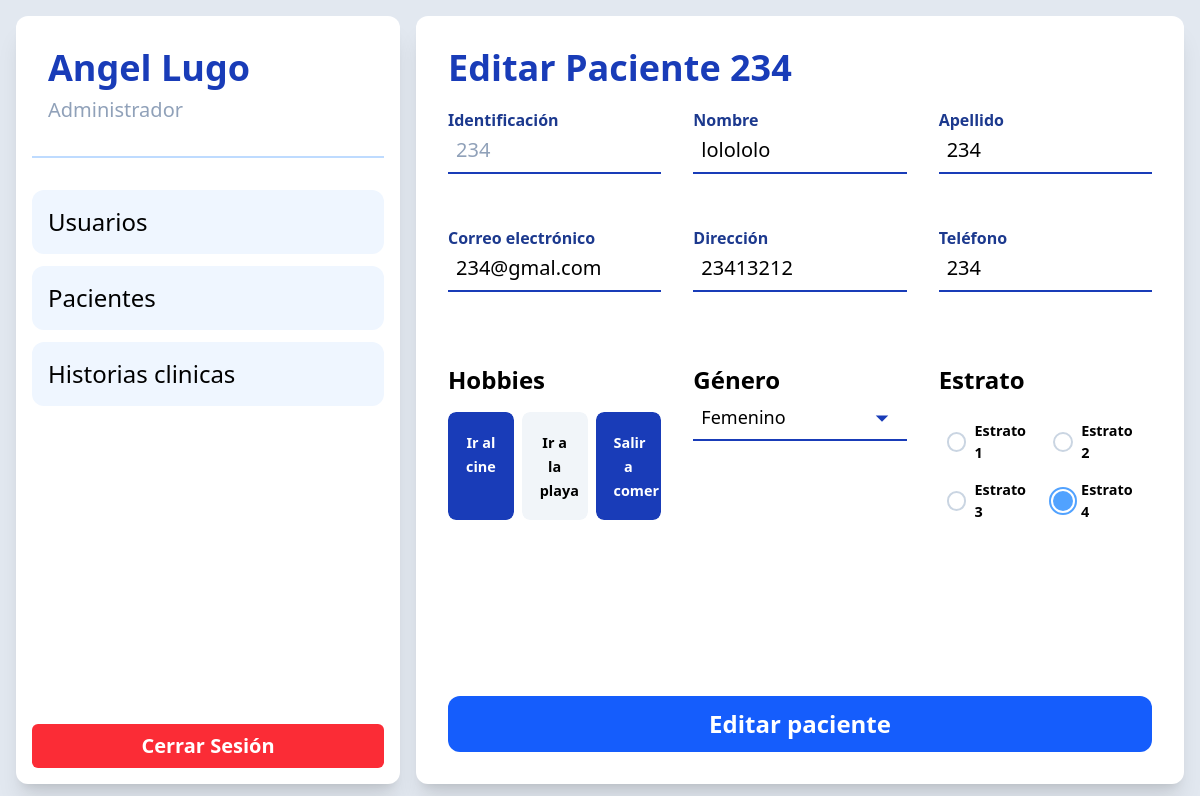
The page /pages/mainPage.php?page=editPatient&patient=234 (signed in) on the database its author committed.
### tables this page shows
CREATE TABLE `hobbies` (
  `hob_id` int(11) NOT NULL,
  `hob_nombre` varchar(30) NOT NULL
);

CREATE TABLE `estratos` (
  `estr_id` int(11) NOT NULL,
  `estr_nombre` varchar(30) NOT NULL
);

### logic/php/functions.php (called while the page is built, shortened)
<?php
function getPatientById($conn, $patientId)
{
  $get_patient = $conn->prepare("SELECT * FROM pacientes INNER JOIN generos ON pacientes.gen_id = generos.gen_id INNER JOIN estratos ON pacientes.estr_id = estratos.estr_id WHERE pac_id = :patient_id");
  $get_patient->bindParam(':patient_id', $patientId, PDO::PARAM_INT);
  if ($get_patient->execute()) {
    return $get_patient->fetch(PDO::FETCH_ASSOC);
  }
  return null;
}
function getAllHobbies($conn)
{
  $get_hobbies = $conn->prepare("SELECT * FROM hobbies");
  if ($get_hobbies->execute()) {
    return $get_hobbies->fetchAll(PDO::FETCH_ASSOC);
  }
  return null;
}
function getAllStratums($conn)
{
  $get_stratums = $conn->prepare("SELECT * FROM estratos");
  if ($get_stratums->execute()) {
    return $get_stratums->fetchAll(PDO::FETCH_ASSOC);
  }
  return null;
}
function getAllGenders($conn)
{
  $get_genders = $conn->prepare("SELECT * FROM generos");
  if ($get_genders->execute()) {
    return $get_genders->fetchAll(PDO::FETCH_ASSOC);
  }
  return null;
}

### pages/editPatient.php (the view, shortened to what this page needs)
<?php
$patientId = $_GET['patient'] ?? null;
$patient = getPatientById($conn, $patientId);
$hobbies = getAllHobbies($conn);
$estratums = getAllStratums($conn);
$genders = getAllGenders($conn);
?>
<section class="h-full flex-grow p-8 bg-white rounded-xl flex flex-col gap-10 shadow-xl z-10">
  <h1 class="text-4xl font-bold text-blue-800">Editar Paciente <?= $patientId ?></h1>
  <form id="createPatient_form" class="h-full flex flex-col justify-between">
    <div class="grid grid-cols-3 gap-8">
      <?php
      $fields = [
        ["name", "Nombre", "text", $patient['pac_nombre']],
        ["surname", "Apellido", "text", $patient['pac_apellido']],
        ["email", "Correo electrónico", "email", $patient['pac_correo']],
        ["address", "Dirección", "text", $patient['pac_direccion']],
        ["phone", "Teléfono", "tel", $patient['pac_telefono']]
      ];
      ?>
      <div class="flex flex-col relative mb-10">
        <input type="text" id="id" placeholder="" class="input text-slate-400" value="<?= $patientId ?>" disabled>
        <label for="id" class="label">Identificación</label>
      </div>
      <?php foreach ($fields as [$id, $label, $type, $value]) { ?>
        <div class="flex flex-col relative mb-10">
          <input type="<?= $type ?>" id="<?= $id ?>" name="<?= $id ?>" placeholder="" class="input" value="<?= $value ?>">
          <label for="<?= $id ?>" class="label"><?= $label ?></label>
        </div>
      <?php } ?>
      <div class="flex flex-col gap-2">
        <span class="text-2xl font-semibold">Hobbies</span>
        <div class="grid grid-cols-3 gap-2 mt-2">
          <?php foreach ($hobbies as $hobbie) { ?>
            <label class="flex flex-col text-center justify-start items-center gap-2 cursor-pointer relative rounded-lg overflow-hidden">
              <div class="p-4 w-full h-full rounded-lg bg-slate-100 border-2 border-transparent hover:border-blue-800 hover:text-blue-800 hover:peer-checked:bg-transparent peer-checked:bg-blue-800 peer-checked:text-white peer-checked:shadow-xl transition-all">
                <span class="text-[clamp(.8rem,1.2vw,1.3rem)] font-semibold xl:font-bold z-20"><?= htmlspecialchars($hobbie['hob_nombre']) ?></span>
              </div>
            </label>
          <?php } ?>
        </div>
      </div>
      <div class="flex flex-col">
        <label for="gender" class="text-2xl font-semibold">Género</label>
        <select
          name="gender"
          id="gender"
          class="text-[clamp(.8rem,1.5vw,1.5rem)] appearance-none bg-transparent p-2 border-b-2 cursor-pointer outline-none transition-all border-blue-800 focus:border-blue-400">
          <?php foreach ($genders as $gender) { ?>
            <option
              value="<?= htmlspecialchars($gender['gen_id']) ?>"
              class="bg-transparent hover:bg-slate-400/50 cursor-pointer"
              <?= ($patient['gen_id'] === $gender['gen_id']) ? 'selected' : '' ?>>
              <?= htmlspecialchars($gender['gen_nombre']) ?>
            </option>
          <?php } ?>
        </select>
      </div>
      <div class="flex flex-col gap-2">
        <span class="text-2xl font-semibold">Estrato</span>
        <div class="grid grid-cols-2 gap-4 mt-2 p-2">
          <?php foreach ($estratums as $estr) { ?>
            <label class="flex items-center gap-2 cursor-pointer">
              <div class="w-5 h-5 border-2 border-slate-300 rounded-full grid place-content-center outline-offset-2 peer-checked:outline-2 peer-checked:outline-blue-400 peer-checked:bg-blue-400 peer-checked:border-none"></div>
              <span class="text-[clamp(.8rem,1.2vw,2rem)] font-semibold"><?= htmlspecialchars($estr['estr_nombre']) ?></span>
            </label>
          <?php } ?>
        </div>
      </div>
    </div>
    <button type="submit" class="py-3 mt-4 bg-blue-600 text-white text-2xl font-bold rounded-xl hover:cursor-pointer hover:bg-blue-800 transition-colors">Editar paciente</button>
  </form>
</section>

### rows shown on the page
hobbies: hob_nombre "Ir al cine"
hobbies: hob_nombre "Ir a la playa"
hobbies: hob_nombre "Salir a comer"
estratos: estr_nombre "Estrato 1"
estratos: estr_nombre "Estrato 2"
estratos: estr_nombre "Estrato 3"
estratos: estr_nombre "Estrato 4"

### other values the page prints
$_SESSION['user_name'] "Angel Lugo"
$_SESSION['role'] "Administrador"
$patientId "234"
$label "Nombre"
$label "Apellido"
$label "Correo electrónico"
$label "Dirección"
$label "Teléfono"
form field gender "Femenino"
